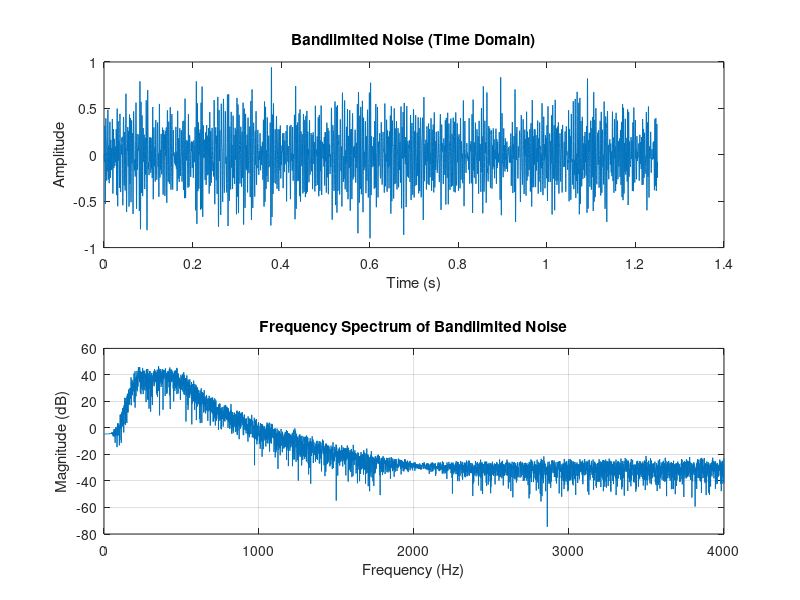
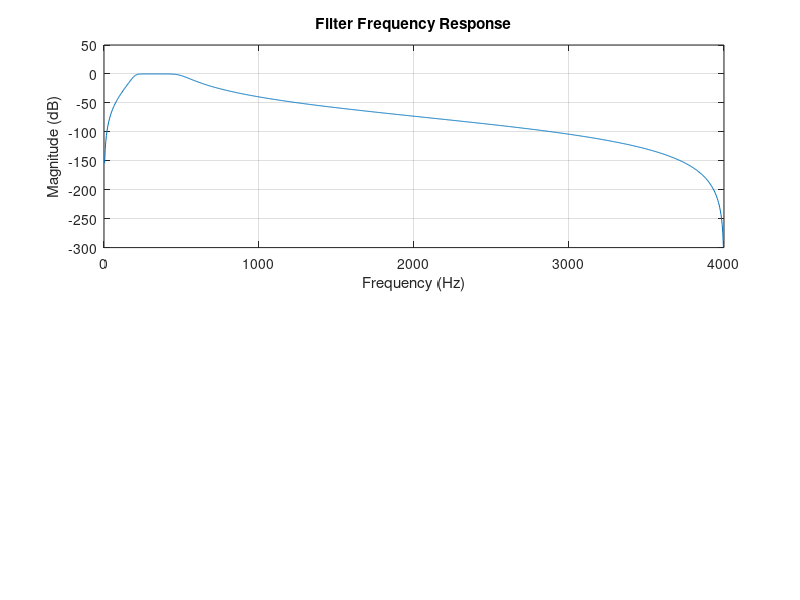

These figures' MATLAB source, in order: (Note: this script raises an error after producing the figures.)
clear; close all; clc;
%% 设计带通滤波器
fs = 8e3;                   % 采样频率 (Hz)
f_low = 200;                  % 低截止频率 (Hz)
f_high = 500;                % 高截止频率 (Hz)
order = 4;                   % 滤波器阶数

% 将实际频率转换为归一化截止频率（相对于奈奎斯特频率fs/2）
% butter函数要求归一化频率范围为[0,1]
fc = [f_low f_high]/(fs/2);  

% 生成Butterworth带通滤波器
[b, a] = butter(order, fc, 'bandpass');

% 转换为状态空间模型
[A_w2, B_w2, C_w2, D_w2] = tf2ss(b, a);
state_dim = size(A_w2, 1);

% 生成白噪声输入
N = 10000;                   % 数据点数
n = randn(N, 1);             % 高斯白噪声

% 仿真状态空间模型
w2 = zeros(N, 1);
x = zeros(state_dim, 1);     % 初始化状态
for k = 1:N
    x = A_w2 * x + B_w2 * n(k);
    w2(k) = C_w2 * x + D_w2 * n(k);
end

% 绘制时域波形
figure; subplot(2,1,1);
t = (0:N-1)/fs;  % 时间向量（秒）
plot(t, w2);
xlabel('Time (s)'); ylabel('Amplitude');
title('Bandlimited Noise (Time Domain)');
% 计算信号的频谱
W2_fft = fft(w2); % 计算FFT
frequencies = (0:N/2-1)*(fs/N); % 频率轴 (Hz)
W2_magnitude = abs(W2_fft(1:N/2)); % 取前半部分幅值
% 绘制频谱
subplot(2,1,2);
plot(frequencies, 20*log10(W2_magnitude));
xlabel('Frequency (Hz)');
ylabel('Magnitude (dB)');
title('Frequency Spectrum of Bandlimited Noise');
grid on;

% 计算并绘制频谱（使用实际频率Hz）
figure; subplot(2,1,1);
[h, f] = freqz(b, a, 1024, fs);  % 注意这里传入fs参数
mag = 20*log10(abs(h));
plot(f, mag);
xlabel('Frequency (Hz)');
ylabel('Magnitude (dB)');
title('Filter Frequency Response');
grid on;
% 标注截止频率
hold on;
max_mag = max(mag);
yline(max_mag-3, '--r', '-3dB', 'LabelHorizontalAlignment', 'left');
xline(f_low, '--g', [num2str(f_low) ' Hz'], 'LabelVerticalAlignment', 'bottom');
xline(f_high, '--g', [num2str(f_high) ' Hz'], 'LabelVerticalAlignment', 'bottom');
hold off;

% 计算信号的频谱
subplot(2,1,2);
[Pxx, f] = pwelch(w2, hanning(512), 256, 1024, fs);
plot(f, 10*log10(Pxx));
xlabel('Frequency (Hz)');
ylabel('Power/Frequency (dB/Hz)');
title('Power Spectral Density of Bandlimited Noise');
grid on;
% 标注截止频率
hold on;
xline(f_low, '--g', [num2str(f_low) ' Hz'], 'LabelVerticalAlignment', 'bottom');
xline(f_high, '--g', [num2str(f_high) ' Hz'], 'LabelVerticalAlignment', 'bottom');
hold off;

save('bandlimitedNoise.mat', 'A_w2', 'B_w2', 'C_w2', 'D_w2');
%% test:根据传函估算截止频率（还不通）
sys = ss(A_w2, B_w2, C_w2, D_w2, 1/fs);  % 创建离散系统模型
[H, f] = freqresp(sys, linspace(0, fs/2, 1000)); 
H_mag = squeeze(20*log10(abs(H)));
% 找到 -3dB 截止频率
max_mag = max(H_mag);
cutoff_idx = find(H_mag >= max_mag - 3);
f_low_actual = f(min(cutoff_idx))   % 实际低截止频率
f_high_actual = f(max(cutoff_idx))  % 实际高截止频率